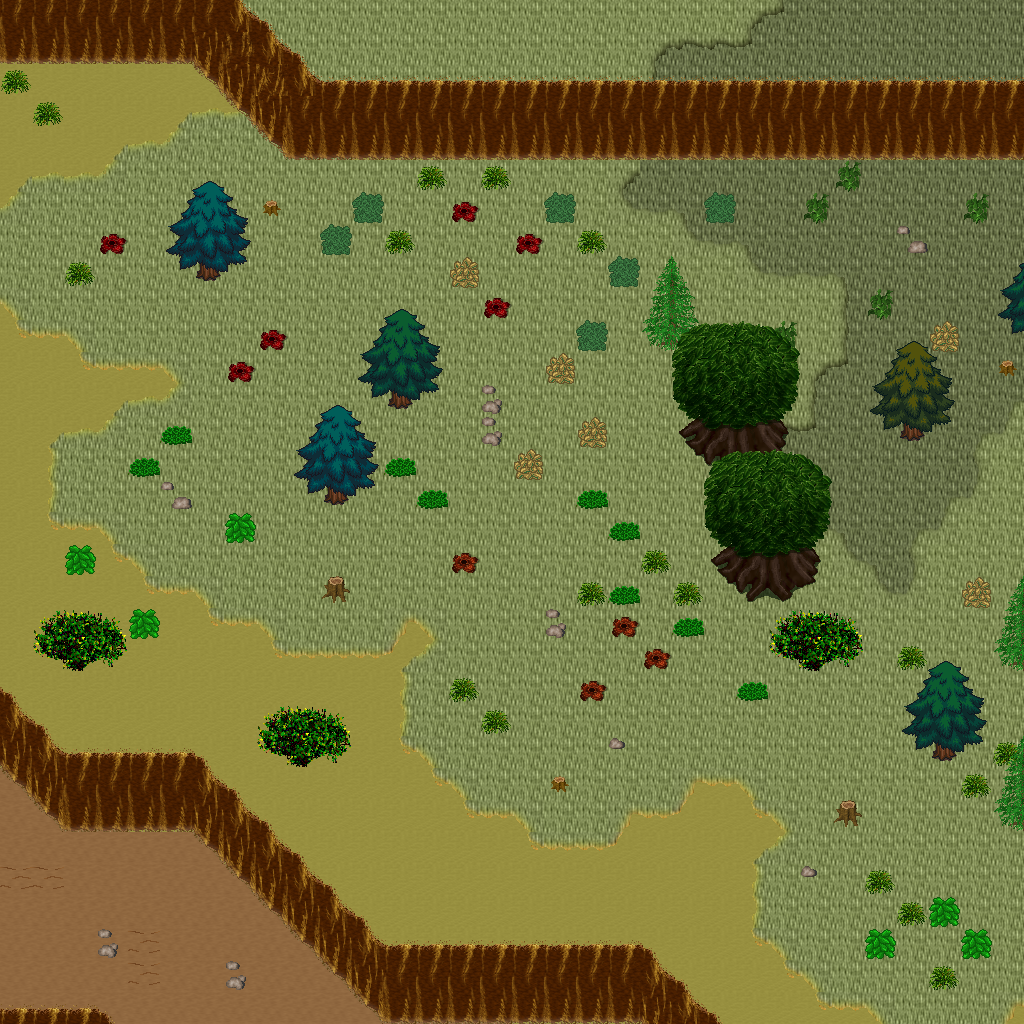

A level layout from a 2D game, rendered from its tile map. Below: a short description, then the map file with tile-grid data replaced by summaries:
An orthogonal 32x32 tile map with 32x32 px tiles, 5 tile layers (Ground, Objects, Objects2, Above, ...), 1 hidden layer not drawn, 20 tilesets.

<map version="1.10" tiledversion="1.11.0" orientation="orthogonal" renderorder="right-down" width="32" height="32" tilewidth="32" tileheight="32" infinite="0" nextlayerid="11" nextobjectid="1">
 <tileset firstgid="1" name="ground_ground" tilewidth="32" tileheight="32" tilecount="33" columns="3">
  <image source="../drawable/ground_ground.png" width="96" height="352" />
 </tileset>
 <tileset firstgid="34" name="ground_ridge_earth_dark" tilewidth="32" tileheight="32" tilecount="96" columns="12">
  <image source="../drawable/ground_ridge_earth_dark.png" width="384" height="256" />
 </tileset>
 <tileset firstgid="130" name="ground_earth_edges" tilewidth="32" tileheight="32" tilecount="18" columns="6">
  <image source="../drawable/ground_earth_edges.png" width="192" height="96" />
 </tileset>
 <tileset firstgid="148" name="ground_rock_pebbles" tilewidth="32" tileheight="32" tilecount="3" columns="1">
  <image source="../drawable/ground_rock_pebbles.png" width="32" height="96" />
 </tileset>
 <tileset firstgid="151" name="item_statue_grey_stone" tilewidth="32" tileheight="32" tilecount="4" columns="2">
  <image source="../drawable/item_statue_grey_stone.png" width="64" height="64" />
 </tileset>
 <tileset firstgid="155" name="ground_square_patch" tilewidth="32" tileheight="32" tilecount="9" columns="3">
  <image source="../drawable/ground_square_patch.png" width="96" height="96" />
 </tileset>
 <tileset firstgid="164" name="ground_eye" tilewidth="32" tileheight="32" tilecount="9" columns="3">
  <image source="../drawable/ground_eye.png" width="96" height="96" />
 </tileset>
 <tileset firstgid="173" name="item_corpse_huge_animal" tilewidth="32" tileheight="32" tilecount="16" columns="2">
  <image source="../drawable/item_corpse_huge_animal.png" width="64" height="256" />
 </tileset>
 <tileset firstgid="189" name="logic_creature_orc" tilewidth="32" tileheight="32" tilecount="6" columns="6">
  <image source="../drawable/logic_creature_orc.png" width="192" height="32" />
 </tileset>
 <tileset firstgid="195" name="logic_collision" tilewidth="32" tileheight="32" tilecount="1" columns="1">
  <image source="../drawable/logic_collision.png" width="32" height="32" />
 </tileset>
 <tileset firstgid="196" name="plant_tree_spruce" tilewidth="32" tileheight="32" tilecount="6" columns="2">
  <image source="../drawable/plant_tree_spruce.png" width="64" height="96" />
 </tileset>
 <tileset firstgid="202" name="plant_tree_evergreen" tilewidth="32" tileheight="32" tilecount="36" columns="3">
  <image source="../drawable/plant_tree_evergreen.png" width="96" height="384" />
 </tileset>
 <tileset firstgid="238" name="plant_bush_bushes" tilewidth="32" tileheight="32" tilecount="10" columns="5">
  <image source="../drawable/plant_bush_bushes.png" width="160" height="64" />
 </tileset>
 <tileset firstgid="248" name="plant_bush_bush_mult_colored" tilewidth="32" tileheight="32" tilecount="6" columns="3">
  <image source="../drawable/plant_bush_bush_mult_colored.png" width="96" height="64" />
 </tileset>
 <tileset firstgid="254" name="plant_stump_small_stump" tilewidth="32" tileheight="32" tilecount="4" columns="2">
  <image source="../drawable/plant_stump_small_stump.png" width="64" height="64" />
 </tileset>
 <tileset firstgid="258" name="plant_bush_large_green" tilewidth="32" tileheight="32" tilecount="9" columns="3">
  <image source="../drawable/plant_bush_large_green.png" width="96" height="96" />
 </tileset>
 <tileset firstgid="267" name="plant_tree_tree_darkgreen" tilewidth="32" tileheight="32" tilecount="88" columns="8">
  <image source="../drawable/plant_tree_tree_darkgreen.png" width="256" height="352" />
 </tileset>
 <tileset firstgid="355" name="ground_dry_grass" tilewidth="32" tileheight="32" tilecount="54" columns="9">
  <image source="../drawable/ground_dry_grass.png" width="288" height="192" />
 </tileset>
 <tileset firstgid="409" name="logic_creature_animal" tilewidth="32" tileheight="32" tilecount="32" columns="8">
  <image source="../drawable/logic_creature_animal.png" width="256" height="128" />
 </tileset>
 <tileset firstgid="441" name="logic_creature_mutant" tilewidth="32" tileheight="32" tilecount="7" columns="7">
  <image source="../drawable/logic_creature_mutant.png" width="224" height="32" />
 </tileset>
 <layer id="1" name="Ground" width="32" height="32">
  <data>[1024 cells, 1024 non-empty, 4 distinct tile ids]</data>
 </layer>
 <layer id="2" name="Objects" width="32" height="32">
  <data>[1024 cells, 306 non-empty, 54 distinct tile ids]</data>
 </layer>
 <layer id="3" name="Objects2" width="32" height="32">
  <data>[1024 cells, 101 non-empty, 16 distinct tile ids]</data>
 </layer>
 <layer id="4" name="Above" width="32" height="32">
  <data>[1024 cells, 95 non-empty, 49 distinct tile ids]</data>
 </layer>
 <layer id="5" name="Above2" width="32" height="32">
  <data>[1024 cells, 0 non-empty, 0 distinct tile ids]</data>
 </layer>
 <layer id="6" name="Walkable" width="32" height="32" visible="0">
  <data>[1024 cells, 281 non-empty, 1 distinct tile ids]</data>
 </layer>
 <objectgroup id="7" name="Mapevents" />
 <objectgroup id="8" name="Spawn" />
 <objectgroup id="9" name="Keys" />
 <objectgroup id="10" name="Replace" />
</map>
